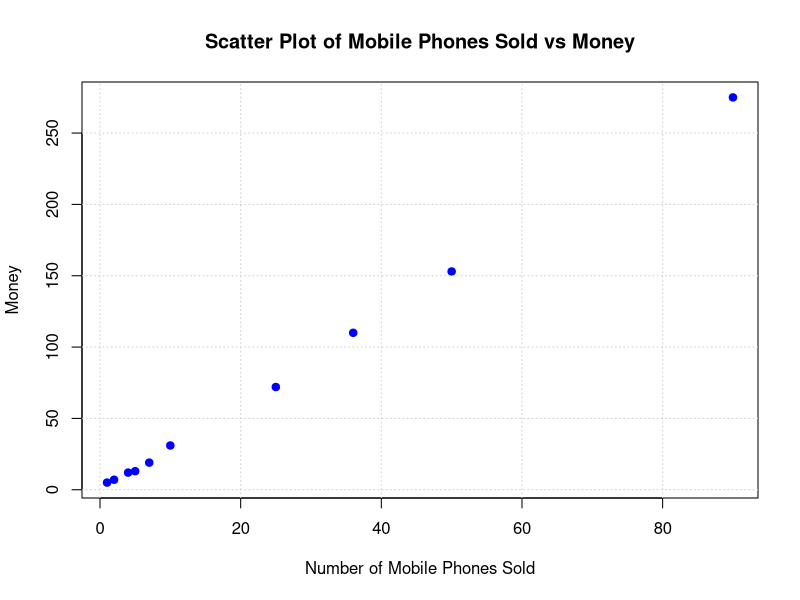

Reproduce this figure in R.
x <- c(4, 1, 5, 7, 10, 2, 50, 25, 90, 36)
y <- c(12, 5, 13, 19, 31, 7, 153, 72, 275, 110)

plot(x, y, main="Scatter Plot of Mobile Phones Sold vs Money",
     xlab="Number of Mobile Phones Sold",
     ylab="Money",
     pch=19, col="blue")

grid()
